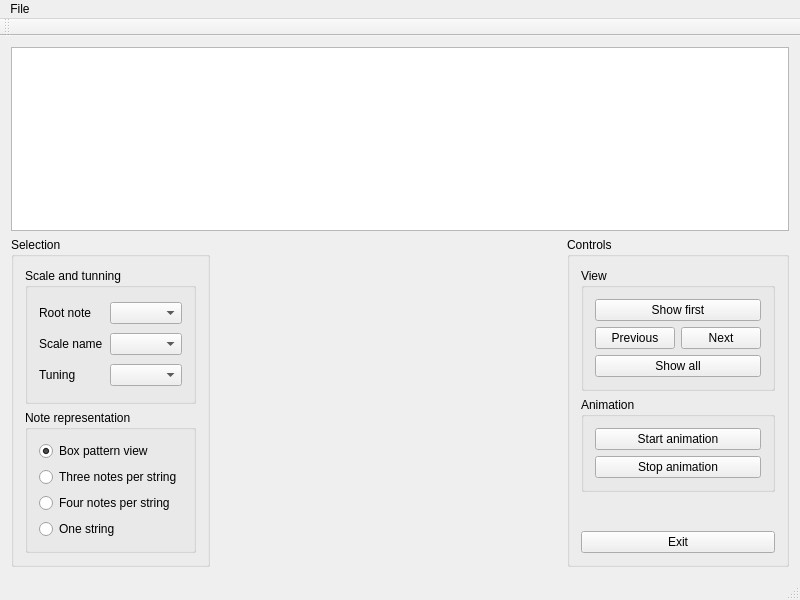
<?xml version="1.0" encoding="UTF-8"?>
<ui version="4.0">
 <class>MainWindow</class>
 <widget class="QMainWindow" name="MainWindow">
  <property name="geometry">
   <rect>
    <x>0</x>
    <y>0</y>
    <width>800</width>
    <height>600</height>
   </rect>
  </property>
  <property name="windowTitle">
   <string>MainWindow</string>
  </property>
  <widget class="QWidget" name="centralWidget">
   <layout class="QGridLayout" name="gridLayout_2">
    <item row="0" column="0">
     <widget class="GraphicsView" name="graphicsView"/>
    </item>
    <item row="1" column="0">
     <layout class="QHBoxLayout" name="horizontalLayout">
      <item>
       <widget class="QGroupBox" name="groupBox">
        <property name="title">
         <string>Selection</string>
        </property>
        <layout class="QVBoxLayout" name="verticalLayout_5">
         <item>
          <widget class="QGroupBox" name="groupBox_6">
           <property name="title">
            <string>Scale and tunning</string>
           </property>
           <layout class="QGridLayout" name="gridLayout">
            <item row="0" column="0">
             <widget class="QLabel" name="label">
              <property name="text">
               <string>Root note</string>
              </property>
             </widget>
            </item>
            <item row="0" column="1">
             <widget class="QComboBox" name="comboBoxRoot"/>
            </item>
            <item row="1" column="0">
             <widget class="QLabel" name="label_2">
              <property name="text">
               <string>Scale name</string>
              </property>
             </widget>
            </item>
            <item row="1" column="1">
             <widget class="QComboBox" name="comboBoxScale"/>
            </item>
            <item row="2" column="0">
             <widget class="QLabel" name="label_3">
              <property name="text">
               <string>Tuning</string>
              </property>
             </widget>
            </item>
            <item row="2" column="1">
             <widget class="QComboBox" name="comboBoxTuning"/>
            </item>
           </layout>
          </widget>
         </item>
         <item>
          <widget class="QGroupBox" name="groupBox_3">
           <property name="title">
            <string>Note representation</string>
           </property>
           <layout class="QVBoxLayout" name="verticalLayout">
            <item>
             <widget class="QRadioButton" name="radioButtonBoxPattern">
              <property name="text">
               <string>Box pattern view</string>
              </property>
              <property name="checked">
               <bool>true</bool>
              </property>
             </widget>
            </item>
            <item>
             <widget class="QRadioButton" name="radioButtonThreeNotes">
              <property name="text">
               <string>Three notes per string</string>
              </property>
             </widget>
            </item>
            <item>
             <widget class="QRadioButton" name="radioButtonFourNotes">
              <property name="text">
               <string>Four notes per string</string>
              </property>
             </widget>
            </item>
            <item>
             <widget class="QRadioButton" name="radioButtonOneString">
              <property name="text">
               <string>One string</string>
              </property>
             </widget>
            </item>
           </layout>
          </widget>
         </item>
        </layout>
       </widget>
      </item>
      <item>
       <spacer name="horizontalSpacer">
        <property name="orientation">
         <enum>Qt::Horizontal</enum>
        </property>
        <property name="sizeHint" stdset="0">
         <size>
          <width>40</width>
          <height>20</height>
         </size>
        </property>
       </spacer>
      </item>
      <item>
       <widget class="QGroupBox" name="groupBox_2">
        <property name="title">
         <string>Controls</string>
        </property>
        <layout class="QVBoxLayout" name="verticalLayout_2">
         <item>
          <widget class="QGroupBox" name="groupBox_4">
           <property name="title">
            <string>View</string>
           </property>
           <layout class="QVBoxLayout" name="verticalLayout_3">
            <item>
             <widget class="QPushButton" name="pushButtonFirst">
              <property name="text">
               <string>Show first</string>
              </property>
             </widget>
            </item>
            <item>
             <layout class="QHBoxLayout" name="horizontalLayout_2">
              <item>
               <widget class="QPushButton" name="pushButtonPrev">
                <property name="text">
                 <string>Previous</string>
                </property>
               </widget>
              </item>
              <item>
               <widget class="QPushButton" name="pushButtonNext">
                <property name="text">
                 <string>Next</string>
                </property>
               </widget>
              </item>
             </layout>
            </item>
            <item>
             <widget class="QPushButton" name="pushButtonAll">
              <property name="text">
               <string>Show all</string>
              </property>
             </widget>
            </item>
           </layout>
          </widget>
         </item>
         <item>
          <widget class="QGroupBox" name="groupBox_5">
           <property name="title">
            <string>Animation</string>
           </property>
           <layout class="QVBoxLayout" name="verticalLayout_4">
            <item>
             <widget class="QPushButton" name="pushButtonStartAnim">
              <property name="text">
               <string>Start animation</string>
              </property>
             </widget>
            </item>
            <item>
             <widget class="QPushButton" name="pushButtonStopAnim">
              <property name="text">
               <string>Stop animation</string>
              </property>
             </widget>
            </item>
           </layout>
          </widget>
         </item>
         <item>
          <spacer name="verticalSpacer">
           <property name="orientation">
            <enum>Qt::Vertical</enum>
           </property>
           <property name="sizeHint" stdset="0">
            <size>
             <width>20</width>
             <height>40</height>
            </size>
           </property>
          </spacer>
         </item>
         <item>
          <widget class="QPushButton" name="pushButtonExit">
           <property name="text">
            <string>Exit</string>
           </property>
          </widget>
         </item>
        </layout>
       </widget>
      </item>
     </layout>
    </item>
   </layout>
  </widget>
  <widget class="QMenuBar" name="menuBar">
   <property name="geometry">
    <rect>
     <x>0</x>
     <y>0</y>
     <width>800</width>
     <height>22</height>
    </rect>
   </property>
   <widget class="QMenu" name="menuFile">
    <property name="title">
     <string>File</string>
    </property>
    <addaction name="actionSave_To_File"/>
    <addaction name="actionExit"/>
   </widget>
   <addaction name="menuFile"/>
  </widget>
  <widget class="QToolBar" name="mainToolBar">
   <attribute name="toolBarArea">
    <enum>TopToolBarArea</enum>
   </attribute>
   <attribute name="toolBarBreak">
    <bool>false</bool>
   </attribute>
  </widget>
  <widget class="QStatusBar" name="statusBar"/>
  <action name="actionExit">
   <property name="text">
    <string>Exit</string>
   </property>
  </action>
  <action name="actionSave_To_File">
   <property name="text">
    <string>Save To File</string>
   </property>
  </action>
 </widget>
 <layoutdefault spacing="6" margin="11"/>
 <customwidgets>
  <customwidget>
   <class>GraphicsView</class>
   <extends>QGraphicsView</extends>
   <header location="global">graphicsview.h</header>
  </customwidget>
 </customwidgets>
 <resources/>
 <connections>
  <connection>
   <sender>pushButtonFirst</sender>
   <signal>clicked()</signal>
   <receiver>MainWindow</receiver>
   <slot>showFirst()</slot>
   <hints>
    <hint type="sourcelabel">
     <x>685</x>
     <y>314</y>
    </hint>
    <hint type="destinationlabel">
     <x>888</x>
     <y>315</y>
    </hint>
   </hints>
  </connection>
  <connection>
   <sender>pushButtonExit</sender>
   <signal>clicked()</signal>
   <receiver>MainWindow</receiver>
   <slot>close()</slot>
   <hints>
    <hint type="sourcelabel">
     <x>681</x>
     <y>526</y>
    </hint>
    <hint type="destinationlabel">
     <x>399</x>
     <y>299</y>
    </hint>
   </hints>
  </connection>
  <connection>
   <sender>pushButtonNext</sender>
   <signal>clicked()</signal>
   <receiver>MainWindow</receiver>
   <slot>showNext()</slot>
   <hints>
    <hint type="sourcelabel">
     <x>723</x>
     <y>348</y>
    </hint>
    <hint type="destinationlabel">
     <x>453</x>
     <y>410</y>
    </hint>
   </hints>
  </connection>
  <connection>
   <sender>pushButtonPrev</sender>
   <signal>clicked()</signal>
   <receiver>MainWindow</receiver>
   <slot>showPrev()</slot>
   <hints>
    <hint type="sourcelabel">
     <x>635</x>
     <y>351</y>
    </hint>
    <hint type="destinationlabel">
     <x>399</x>
     <y>359</y>
    </hint>
   </hints>
  </connection>
  <connection>
   <sender>pushButtonAll</sender>
   <signal>clicked()</signal>
   <receiver>MainWindow</receiver>
   <slot>showAll()</slot>
   <hints>
    <hint type="sourcelabel">
     <x>632</x>
     <y>386</y>
    </hint>
    <hint type="destinationlabel">
     <x>474</x>
     <y>375</y>
    </hint>
   </hints>
  </connection>
  <connection>
   <sender>pushButtonStartAnim</sender>
   <signal>clicked()</signal>
   <receiver>MainWindow</receiver>
   <slot>startAnimation()</slot>
   <hints>
    <hint type="sourcelabel">
     <x>617</x>
     <y>469</y>
    </hint>
    <hint type="destinationlabel">
     <x>379</x>
     <y>460</y>
    </hint>
   </hints>
  </connection>
  <connection>
   <sender>pushButtonStopAnim</sender>
   <signal>clicked()</signal>
   <receiver>MainWindow</receiver>
   <slot>stopAnimation()</slot>
   <hints>
    <hint type="sourcelabel">
     <x>629</x>
     <y>499</y>
    </hint>
    <hint type="destinationlabel">
     <x>376</x>
     <y>497</y>
    </hint>
   </hints>
  </connection>
 </connections>
 <slots>
  <slot>showFirst()</slot>
  <slot>showNext()</slot>
  <slot>showPrev()</slot>
  <slot>showAll()</slot>
  <slot>startAnimation()</slot>
  <slot>stopAnimation()</slot>
 </slots>
</ui>
